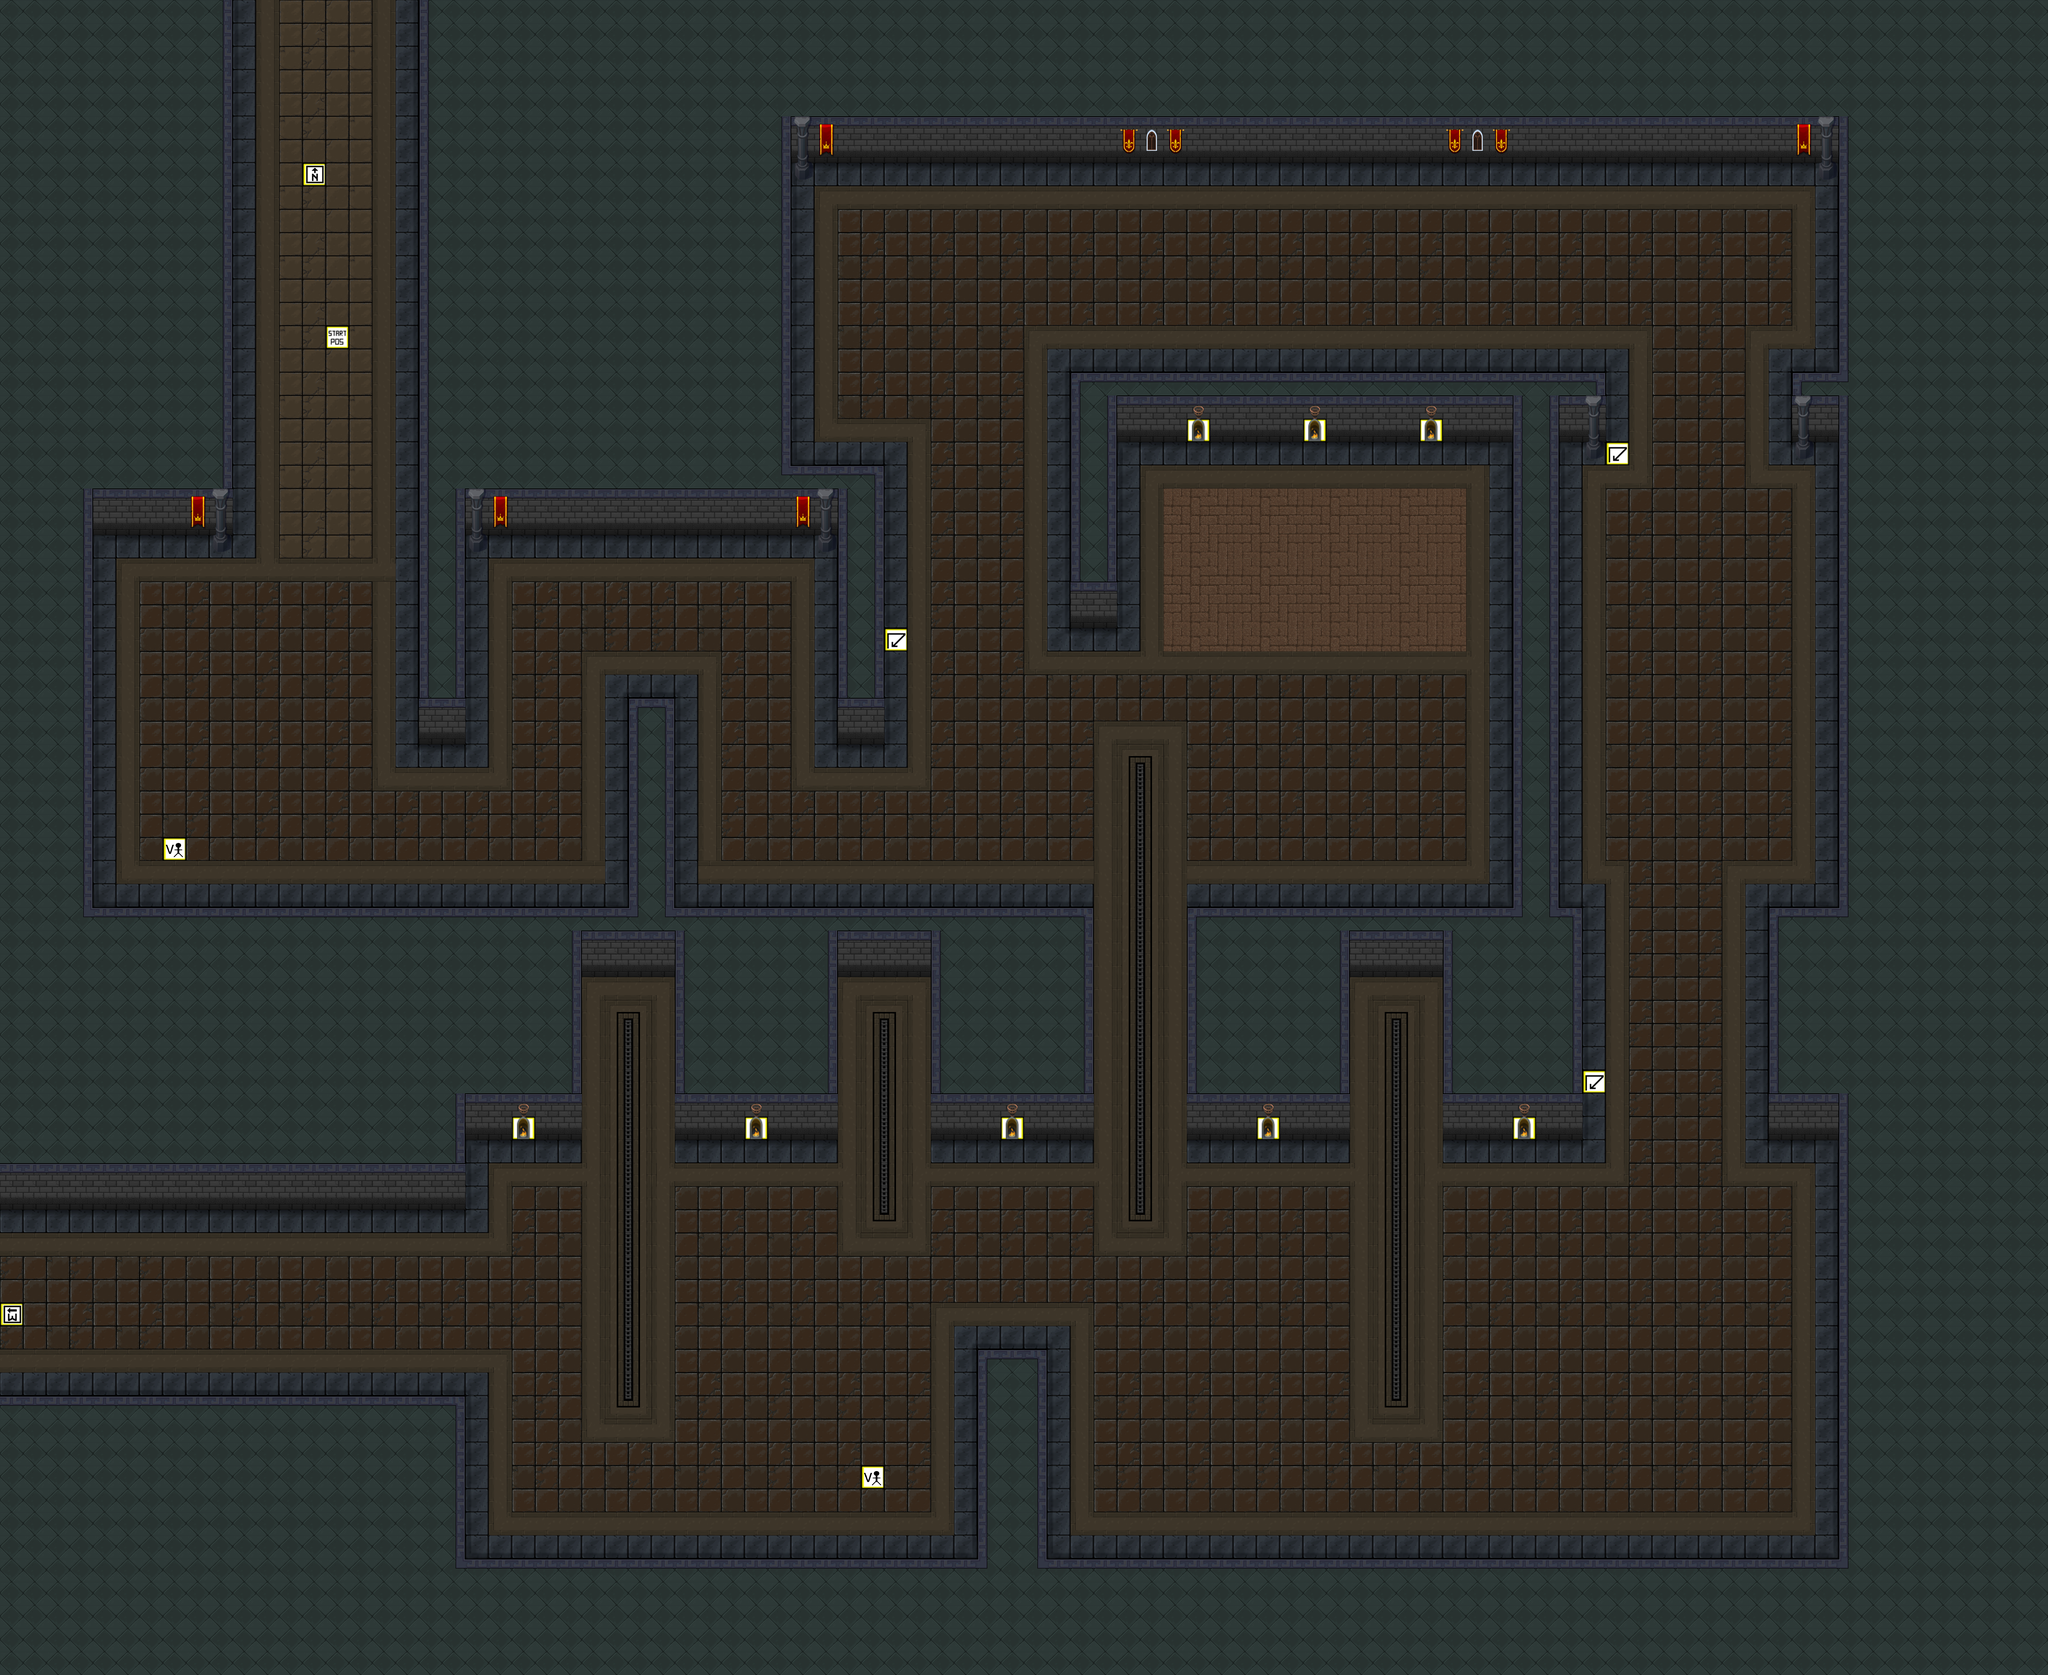

A level layout from a 2D game, rendered from its tile map. Below: a short description, then the map file with tile-grid data replaced by summaries:
An orthogonal 88x72 tile map with 64x64 px tiles, 3 tile layers (game tiles, extra game tiles, marker tiles), 2 tilesets and 30 objects (26x Collision, 4x Spike Ball).

<map version="1.2" tiledversion="1.3.4" orientation="orthogonal" renderorder="left-up" compressionlevel="0" width="88" height="72" tilewidth="64" tileheight="64" infinite="0" nextlayerid="63" nextobjectid="907">
 <tileset firstgid="1" name="marker_tiles" tilewidth="64" tileheight="64" tilecount="100" columns="10">
  <image source="marker_tiles.png" width="640" height="640" />
 </tileset>
 <tileset firstgid="101" name="tileset2" tilewidth="64" tileheight="64" tilecount="616" columns="22">
  <image source="tileset2.png" width="1408" height="1792" />
 </tileset>
 <layer id="60" name="game tiles" width="88" height="72">
  <data>[6336 cells, 6336 non-empty, 64 distinct tile ids]</data>
 </layer>
 <layer id="57" name="extra game tiles" width="88" height="72">
  <data>[6336 cells, 59 non-empty, 11 distinct tile ids]</data>
 </layer>
 <layer id="58" name="marker tiles" width="88" height="72">
  <data>[6336 cells, 16 non-empty, 6 distinct tile ids]</data>
 </layer>
 <objectgroup color="#ffaa00" id="42" name="collision">
  <object id="834" name="Wall" type="Collision" x="0" y="3840" width="1280" height="768" />
  <object id="839" name="Wall" type="Collision" x="0" y="0" width="640" height="1472" />
  <object id="844" name="Wall" type="Collision" x="2176" y="0" width="3456" height="448" />
  <object id="845" name="Wall" type="Collision" x="5056" y="448" width="576" height="3840" />
  <object id="850" name="Wall" type="Collision" x="3968" y="2688" width="384" height="448" />
  <object id="855" name="Wall" type="Collision" x="1600" y="2496" width="1408" height="192" />
  <object id="856" name="Wall" type="Collision" x="1856" y="2688" width="448" height="448" />
  <object id="872" name="Wall" type="Collision" x="0" y="2496" width="1600" height="640" />
  <object id="873" name="Wall" type="Collision" x="2560" y="2688" width="448" height="448" />
  <object id="874" name="Wall" type="Collision" x="3264" y="2688" width="448" height="448" />
  <object id="875" name="Wall" type="Collision" x="1152" y="0" width="1024" height="1472" />
  <object id="876" name="Wall" type="Collision" x="0" y="1472" width="256" height="1024" />
  <object id="878" name="Wall" type="Collision" x="0" y="3136" width="1280" height="192" />
  <object id="886" name="Wall" type="Collision" x="2944" y="1216" width="128" height="512" />
  <object id="887" name="Wall" type="Collision" x="2944" y="1024" width="1344" height="192" />
  <object id="889" name="Wall" type="Collision" x="4864" y="2496" width="192" height="640" />
  <object id="891" name="Wall" type="Collision" x="2176" y="1280" width="256" height="192" />
  <object id="892" name="Wall" type="Collision" x="4160" y="1216" width="128" height="1280" />
  <object id="894" name="Wall" type="Collision" x="4288" y="1024" width="128" height="192" />
  <object id="895" name="Wall" type="Collision" x="4928" y="1024" width="128" height="192" />
  <object id="896" name="Wall" type="Collision" x="2304" y="1472" width="128" height="576" />
  <object id="897" name="Wall" type="Collision" x="1152" y="1472" width="128" height="576" />
  <object id="898" name="Wall" type="Collision" x="1728" y="1920" width="128" height="576" />
  <object id="900" name="Wall" type="Collision" x="2688" y="3712" width="192" height="576" />
  <object id="901" name="Wall" type="Collision" x="1280" y="4288" width="4352" height="320" />
  <object id="902" name="Wall" type="Collision" x="3264" y="2496" width="1088" height="192" />
  <object id="903" name="Spike Ball" gid="16" x="1664" y="2816" width="64" height="64">
   <properties>
    <property name="count" type="int" value="1" />
    <property name="xdirection" value="still" />
    <property name="xdistance" type="int" value="0" />
    <property name="xspeed" type="float" value="0" />
    <property name="ydirection" value="down" />
    <property name="ydistance" type="int" value="18" />
    <property name="yspeed" type="float" value="6" />
   </properties>
  </object>
  <object id="904" name="Spike Ball" gid="16" x="3776" y="2816" width="64" height="64">
   <properties>
    <property name="count" type="int" value="1" />
    <property name="xdirection" value="still" />
    <property name="xdistance" type="int" value="0" />
    <property name="xspeed" type="float" value="0" />
    <property name="ydirection" value="down" />
    <property name="ydistance" type="int" value="18" />
    <property name="yspeed" type="float" value="6" />
   </properties>
  </object>
  <object id="905" name="Spike Ball" gid="16" x="3072" y="2112" width="64" height="64">
   <properties>
    <property name="count" type="int" value="1" />
    <property name="xdirection" value="still" />
    <property name="xdistance" type="int" value="0" />
    <property name="xspeed" type="float" value="0" />
    <property name="ydirection" value="down" />
    <property name="ydistance" type="int" value="18" />
    <property name="yspeed" type="float" value="6" />
   </properties>
  </object>
  <object id="906" name="Spike Ball" gid="16" x="2368" y="2816" width="64" height="64">
   <properties>
    <property name="count" type="int" value="1" />
    <property name="xdirection" value="still" />
    <property name="xdistance" type="int" value="0" />
    <property name="xspeed" type="float" value="0" />
    <property name="ydirection" value="down" />
    <property name="ydistance" type="int" value="9" />
    <property name="yspeed" type="float" value="6" />
   </properties>
  </object>
 </objectgroup>
</map>
